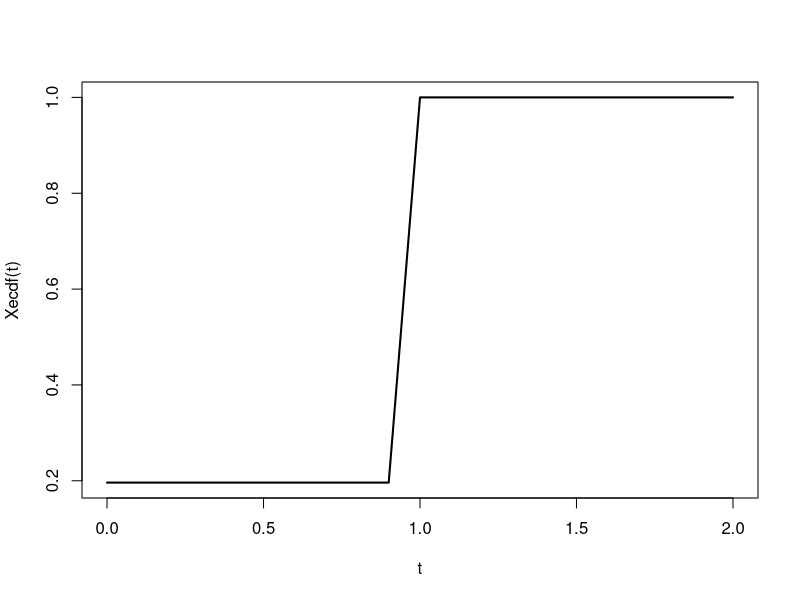
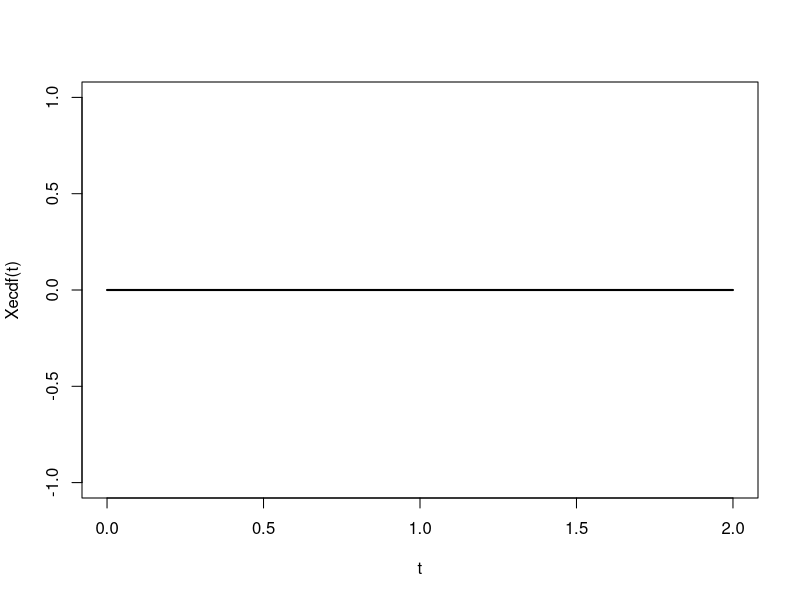
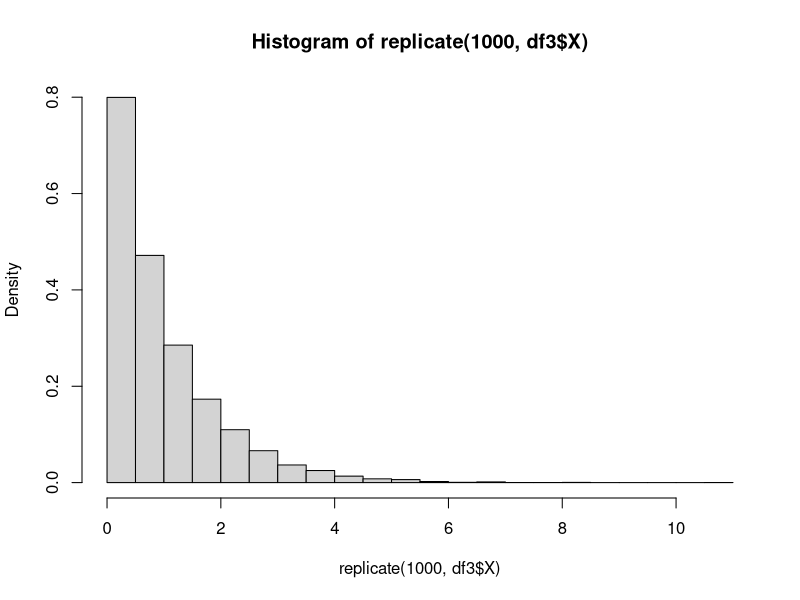
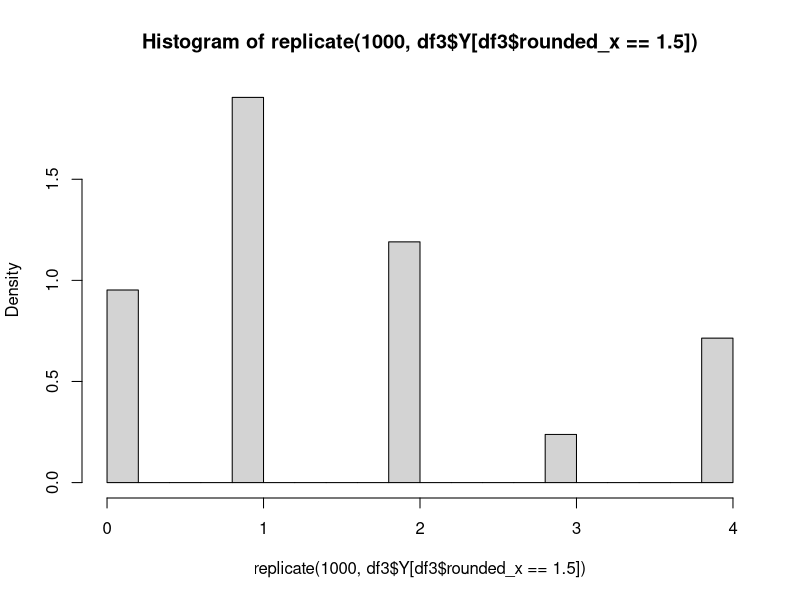
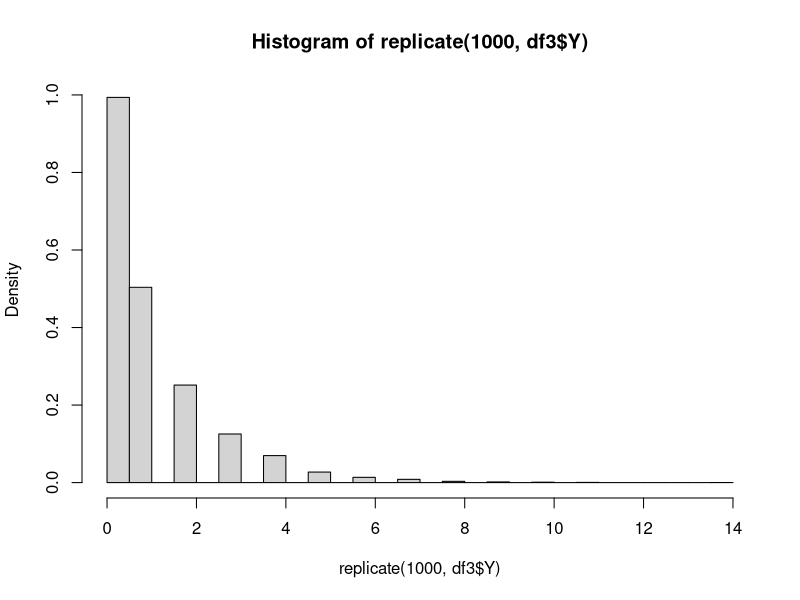
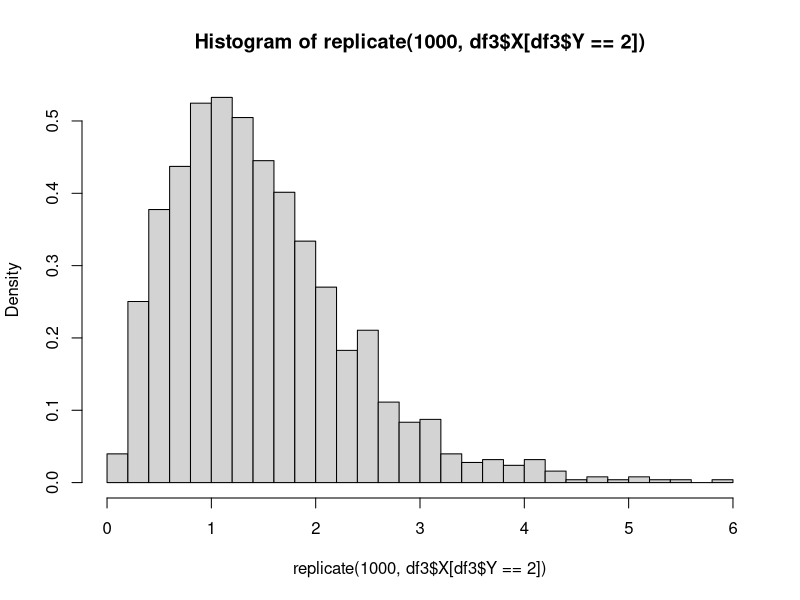
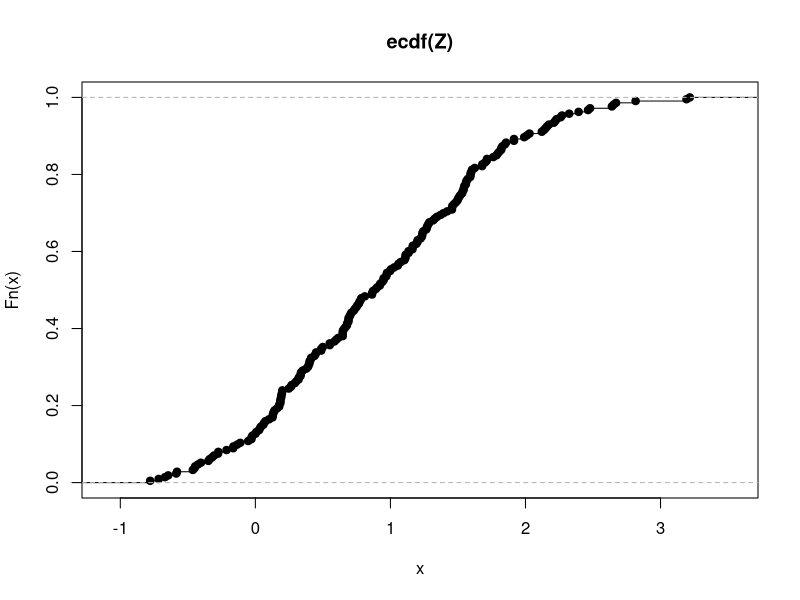
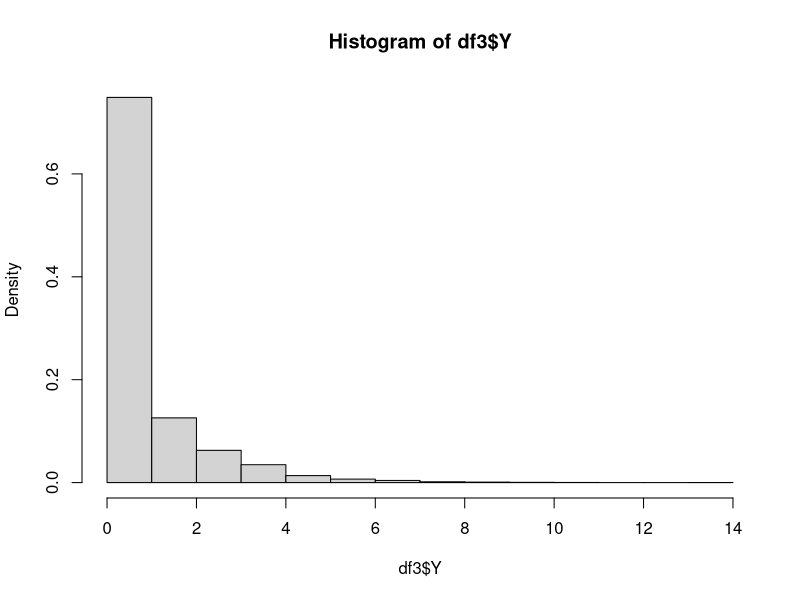

These charts were generated, in order, by the following R code:
## ---- chunk 1
library(dplyr)
library(tidyverse)
## ---- chunk 2
size = 10000

X = rbinom(size, 80, 0.2)
Y = rbinom(size, 100, 0.7)

Z = X + Y
## ---- chunk 3
sub_18 <- X[X < 18]

# P(X < 12 | X < 18)
sub_12 <- sub_18[sub_18 < 12]
prob1 = length(sub_12) / length(sub_18)

cat("The conditional probability of X (from binomial distribution B(80, .2)) less than 12 given X < 18 is: ", prob1)

# E(X } X < 18)
cat("The expected value of X|X<18 is: ", mean(sub_18))
## ---- chunk 4
subset2 <- between(X, 12, 20)
Xecdf <- ecdf(subset2)
t <- seq(0, 2, by = 0.1)
plot(t, Xecdf(t), type = "l", lwd = 2)
## ---- chunk 5
Z90 = Z[Z == 90]

Xecdf <- ecdf(Z90)
t <- seq(0, 2, by = 0.1)
plot(t, Xecdf(t), type = "l", lwd = 2)
## ---- chunk 6
EV10 = mean(Z[X == 10])
EV15 = mean(Z[X == 15])
EV20 = mean(Z[X == 20])

cat("The expectation of variable Z given an X value of 10 is: ", EV10)
cat("The expectation of variable Z given an X value of 15 is: ", EV15)
cat("The expectation of variable Z given an X value of 20 is: ", EV20)
## ---- chunk 7
EV80 = mean(X[Z == 80])
EV90 = mean(X[Z == 90])
EV100 = mean(X[Z == 100])

cat("The expectation of variable Z given an X value of 10 is: ", EV10)
cat("The expectation of variable Z given an X value of 15 is: ", EV15)
cat("The expectation of variable Z given an X value of 20 is: ", EV20)
## ---- chunk 8
# Initialize X and Y
lambda = 1
N = 10000

df3 = as.data.frame(rexp(10000, lambda)) # Calculate X
names(df3) <- c("X") # rename column

df3 <- df3 %>%
  mutate(Y = rpois(10000, X)) # Calculate Y
## ---- chunk 9
samples = 1000

hist(replicate(1000, df3$X), prob = T)
## ---- chunk 10
#df3$Y[df$X == 1.5] # No results, X never equals 1.5

## Use round function
df3$rounded_x <- round(df3$X, digits = 2) # round X to 2 digits
head(df3) # view results

hist(replicate(1000, df3$Y[df3$rounded_x == 1.5]), prob = T)
## ---- chunk 11
hist(replicate(1000, df3$Y), prob = T)
## ---- chunk 12

hist(replicate(1000, df3$X[df3$Y == 2]), prob = T)
## ---- chunk 13
X = rnorm(1000, 0, 1)
Y = rnorm(1000, 0, 1)

Z = Y[X + Y >= 1]

plot(ecdf(Z))

mean(Z)
sd(Z)
## ---- chunk 14
N = 10000
Y1 = rnorm(N, -2, 1)
Y2 = rnorm(N, 2, 2)

w1 = 1/3
w2 = 2/3

X = as.array(sample (c(1,2), size=10000, replace =T)) # define X

# Create a dataframe
Y1 = as.array(Y1)
Y2 = as.array(Y2)
df4 = as.data.frame(cbind(Y1, Y2, X))

# Create variable Y
df4 <- df4 %>%
  mutate(Y = case_when(
    X == 1 ~ Y1,
    X == 2 ~ Y2
  ))

# Plot the mixture of Y
hist(df3$Y, prob = T)
